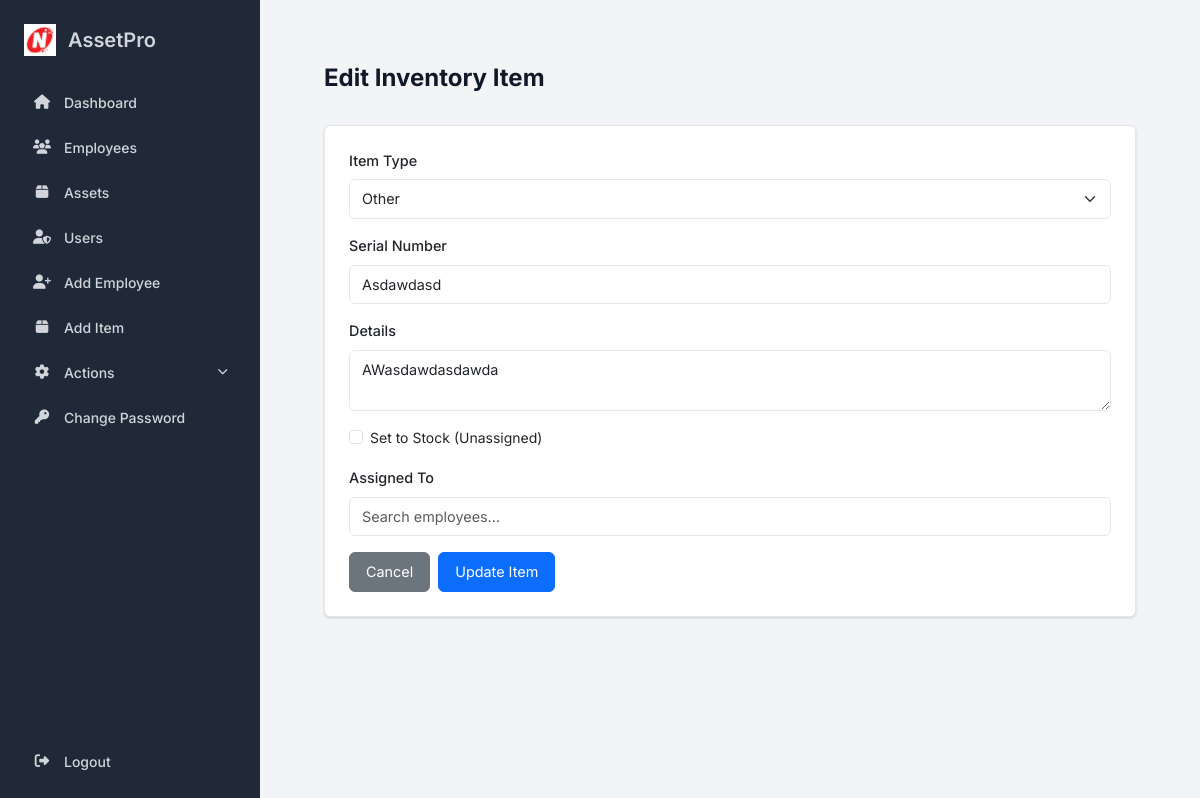
Page /edit-item/1 (signed in) on the committed database.
### models.py (models this page shows)
class InventoryItem(db.Model):
    id = db.Column(db.Integer, primary_key=True)
    item_type = db.Column(db.String(100), nullable=False)
    serial_number = db.Column(db.String(100), unique=True, nullable=False)
    details = db.Column(db.String(255))
    status = db.Column(db.String(50), nullable=False)
    assigned_to_id = db.Column(db.Integer, db.ForeignKey('person.id'))
    created_at = db.Column(db.DateTime, nullable=False, default=datetime.utcnow)
    updated_at = db.Column(db.DateTime, nullable=False, default=datetime.utcnow, onupdate=datetime.utcnow)

### app.py (the view, shortened to what this page needs)
@app.route('/edit-item/<int:id>', methods=['GET', 'POST'])
@admin_required
def edit_item(id):
    item = InventoryItem.query.get_or_404(id)
    people = Person.query.all()
    return render_template('edit_item.html', item=item, people=people)

### app.py (called while the page is built)
@login_manager.user_loader
def load_user(user_id):
    return User.query.get(int(user_id))

def admin_required(f):
    @wraps(f)
    def decorated_function(*args, **kwargs):
        if not current_user.is_authenticated or current_user.role != 'admin':
            flash('You do not have permission to perform this action.', 'error')
            return redirect(url_for('index'))
        return f(*args, **kwargs)
    return decorated_function

### templates/edit_item.html (shortened to what this page needs)
{% extends "base.html" %}
{% block content %}
<div class="main-content">
    <div class="page-header">
        <h1 class="page-title">Edit Inventory Item</h1>
    </div>
    <div class="card">
        <div class="card-body">
            <form method="POST">
                <div class="mb-3">
                    <label for="item_type" class="form-label">Item Type</label>
                    <select name="item_type" id="item_type" class="form-select" required>
                        <option value="Other" {% if item.item_type == 'Other' %}selected{% endif %}>Other</option>
                    </select>
                </div>
                <div class="mb-3">
                    <label for="serial_number" class="form-label">Serial Number</label>
                    <input type="text" name="serial_number" id="serial_number" class="form-control" value="{{ item.serial_number }}" required>
                </div>
                <div class="mb-3">
                    <label for="details" class="form-label">Details</label>
                    <textarea name="details" id="details" class="form-control">{{ item.details or '' }}</textarea>
                </div>
                <div class="mb-3 form-check">
                    <input type="checkbox" name="is_stock" id="is_stock" class="form-check-input" {% if not item.assigned_to_id %}checked{% endif %}>
                    <label for="is_stock" class="form-check-label">Set to Stock (Unassigned)</label>
                </div>
                <div class="mb-3" id="assigned_to_group" {% if not item.assigned_to_id %}style="display: none;"{% endif %}>
                    <label for="assigned_to" class="form-label">Assigned To</label>
                    <input type="text" id="assigned_to_search" class="form-control" placeholder="Search employees...">
                </div>
                <div class="d-flex gap-2">
                    <a href="{% if item.assigned_to_id %}{{ url_for('person_detail', id=item.assigned_to_id) }}{% else %}{{ url_for('assets') }}{% endif %}" class="btn btn-secondary">Cancel</a>
                    <button type="submit" class="btn btn-primary">Update Item</button>
                </div>
            </form>
        </div>
    </div>
</div>
{% endblock %}

### static/css/app.css (style rules this page uses)
:root { --primary-color: #3b82f6; --primary-hover: #2563eb; --sidebar-bg: #1f2937; --sidebar-text: #d1d5db; --sidebar-text-hover: #ffffff; --sidebar-active-bg: #374151; --body-bg: #f3f4f6; --card-bg: #ffffff; --border-color: #e5e7eb; --text-color-dark: #111827; --text-color-light: #6b7280; --font-size-base: 14px; --border-radius: 0.375rem; --box-shadow: 0 1px 3px 0 rgba(0, 0, 0, 0.1), 0 1px 2px 0 rgba(0, 0, 0, 0.06); --transition-base: all 0.2s cubic-bezier(0.4, 0, 0.2, 1); }
* { box-sizing: border-box; }
body { margin: 0; font-family: 'Inter', sans-serif; background-color: var(--body-bg); color: var(--text-color-dark); font-size: var(--font-size-base); line-height: 1.5; }
.main-content { flex-grow: 1; padding: 2rem; overflow-y: auto; }
.page-header { display: flex; justify-content: space-between; align-items: center; margin-bottom: 1.5rem; }
.page-title { font-size: 1.5rem; font-weight: 700; color: var(--text-color-dark); }
.card { background-color: var(--card-bg); border-radius: var(--border-radius); box-shadow: var(--box-shadow); border: 1px solid var(--border-color); }
.card-body { padding: 1.5rem; }
.form-label { font-weight: 500; margin-bottom: 0.5rem; display: block; font-size: 0.9rem; }
.form-control, .form-select { padding: 0.5rem 0.75rem; border: 1px solid var(--border-color); font-size: 0.9rem; }
.btn { font-size: 0.9rem; padding: 0.5rem 1rem; }

### rows in the picture
InventoryItem: item_type "Other", serial_number "Asdawdasd", details "AWasdawdasdawda"
